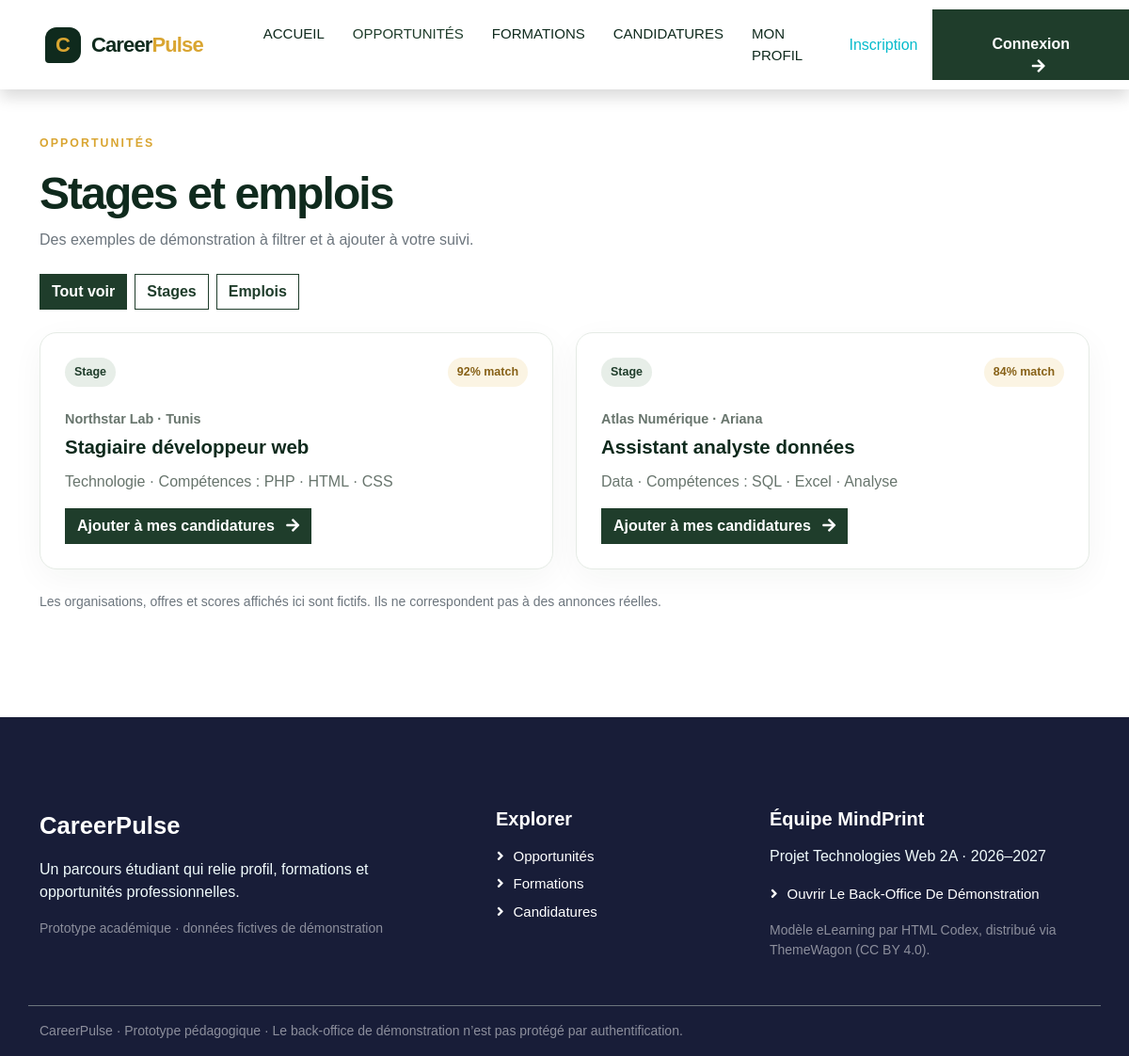
/index.php?page=offers, run on the app's committed database.
### tables this page shows
CREATE TABLE IF NOT EXISTS offers (
    id          VARCHAR(20)  NOT NULL PRIMARY KEY,
    title       VARCHAR(200) NOT NULL,
    company     VARCHAR(160) NOT NULL,
    type        VARCHAR(20)  NOT NULL,           
    category    VARCHAR(100) NOT NULL,
    location    VARCHAR(100) NOT NULL,
    skills      VARCHAR(255) NOT NULL DEFAULT '',
    match_score TINYINT UNSIGNED NOT NULL DEFAULT 0,
    status      VARCHAR(20)  NOT NULL DEFAULT 'À examiner',   
    created_at  TIMESTAMP NOT NULL DEFAULT CURRENT_TIMESTAMP
);

### app/Controllers/Controller.php (called while the page is built, shortened)
<?php
abstract class Controller
{
    protected function render(string $area, string $view, string $title, string $currentPage, array $data = [], ?string $scriptsView = null): void
    {
        extract($data, EXTR_SKIP);
        require __DIR__ . '/../Views/' . $area . '/pages/' . $view . '.php';
        require __DIR__ . '/../Views/' . $area . '/layout.php';
    }
}

### app/Controllers/OfferController.php (called while the page is built, shortened)
<?php
final class OfferController extends Controller
{
    public function index(): void
    {
        $type = (string) ($_GET['type'] ?? '');
        $this->render('front', 'offers', 'Opportunités', 'offers', [
            'offers' => Offer::visibleToStudents($type),
            'type' => $type,
        ]);
    }
}

### index.php (called while the page is built, shortened)
<?php
require_once __DIR__ . '/app/bootstrap.php';
$routes = require __DIR__ . '/app/routes.php';
$page = (string) ($_GET['page'] ?? 'home');
[$controllerClass, $action] = $routes[$page];
try {
    $controller = new $controllerClass();
    $controller->{$action}();
} catch (PDOException $e) {
    http_response_code(500);
    echo '<h1>Base de données indisponible</h1><p>Vérifiez que MySQL est démarré, que la base « careerpulse » est importée (database/careerpulse.sql) et que config/database.php est correct.</p><pre>' . htmlspecialchars($e->getMessage(), ENT_QUOTES, 'UTF-8') . '</pre>';
}

### app/helpers.php (called while the page is built, shortened)
<?php
function e(mixed $value): string
{
    return htmlspecialchars((string) $value, ENT_QUOTES | ENT_SUBSTITUTE, 'UTF-8');
}
function route(string $page, array $parameters = []): string
{
    return 'index.php?' . http_build_query(['page' => $page] + $parameters);
}

### app/bootstrap.php (called while the page is built, shortened)
<?php
require_once __DIR__ . '/helpers.php';
spl_autoload_register(static function (string $class): void {
    $prefix = 'CareerPulse\\';
    $file = __DIR__ . '/' . str_replace('\\', '/', substr($class, strlen($prefix))) . '.php';
});

### config/database.php (called while the page is built, shortened)
<?php
return [
    'host'     => 'localhost',
    'port'     => 3306,
    'name'     => 'careerpulse',
    'user'     => 'root',
    'password' => '',
    'charset'  => 'utf8mb4',
];

### app/Database.php (called while the page is built, shortened)
<?php
final class Database
{
    private static ?PDO $pdo = null;
    public static function connection(): PDO
    {
        if (self::$pdo === null) {
            $c = require __DIR__ . '/../config/database.php';
            $dsn = sprintf('mysql:host=%s;port=%d;dbname=%s;charset=%s', $c['host'], $c['port'], $c['name'], $c['charset']);
            self::$pdo = new PDO($dsn, $c['user'], $c['password'], [
                PDO::ATTR_ERRMODE => PDO::ERRMODE_EXCEPTION,
                PDO::ATTR_DEFAULT_FETCH_MODE => PDO::FETCH_ASSOC,
                PDO::ATTR_EMULATE_PREPARES => false,
            ]);
        }
        return self::$pdo;
    }
}

### app/Models/Model.php (called while the page is built, shortened)
<?php
abstract class Model
{
    protected static function db(): PDO
    {
        return Database::connection();
    }
}

### app/Models/Offer.php (called while the page is built, shortened)
<?php
final class Offer extends Model
{
    public static function visibleToStudents(string $type = ''): array
    {
        $sql = 'SELECT ' . self::COLUMNS . " FROM offers WHERE status = 'Validée' AND type IN ('Stage','Emploi')";
        $params = [];
        $stmt = self::db()->prepare($sql . ' ORDER BY id');
        $stmt->execute($params);
        return $stmt->fetchAll();
    }
}

### app/Views/front/pages/offers.php (the view, shortened to what this page needs)
<main class="container py-5">
    <div class="cp-page-heading mb-4"><p class="cp-eyebrow">OPPORTUNITÉS</p><h1>Stages et emplois</h1><p class="text-muted">Des exemples de démonstration à filtrer et à ajouter à votre suivi.</p></div>
    <div class="d-flex flex-wrap gap-2 mb-4">
        <a class="btn <?= $type === '' ? 'btn-primary' : 'btn-outline-primary' ?>" href="<?= e(route('offers')) ?>">Tout voir</a>
        <a class="btn <?= $type === 'Stage' ? 'btn-primary' : 'btn-outline-primary' ?>" href="<?= e(route('offers', ['type' => 'Stage'])) ?>">Stages</a>
        <a class="btn <?= $type === 'Emploi' ? 'btn-primary' : 'btn-outline-primary' ?>" href="<?= e(route('offers', ['type' => 'Emploi'])) ?>">Emplois</a>
    </div>
    <div class="row g-4">
        <?php foreach ($offers as $offer): ?>
            <div class="col-lg-6">
                <article class="cp-opportunity-card h-100">
                    <div class="d-flex justify-content-between align-items-start gap-3"><span class="cp-type-tag"><?= e($offer['type']) ?></span><span class="cp-match-pill"><?= e($offer['match']) ?>% match</span></div>
                    <p class="cp-company mt-4 mb-1"><?= e($offer['company']) ?> · <?= e($offer['location']) ?></p>
                    <h2><?= e($offer['title']) ?></h2>
                    <p class="cp-muted"><?= e($offer['category']) ?> · Compétences : <?= e($offer['skills']) ?></p>
                    <form method="post" action="<?= e(route('offers')) ?>">
                        <button class="btn btn-primary" type="submit">Ajouter à mes candidatures <i class="fa fa-arrow-right ms-2" aria-hidden="true"></i></button>
                    </form>
                </article>
            </div>
        <?php endforeach; ?>
    </div>
    <p class="small text-muted mt-4">Les organisations, offres et scores affichés ici sont fictifs. Ils ne correspondent pas à des annonces réelles.</p>
</main>

### app/Views/assets/front/css/style.css (style rules this page uses)
:root { --primary: #06BBCC; --light: #F0FBFC; --dark: #181d38; }
.btn { font-family: 'Nunito', sans-serif; font-weight: 600; transition: .5s; }
.btn.btn-primary, .btn.btn-secondary { color: #FFFFFF; }

### app/Views/assets/front/css/careerpulse.css (style rules this page uses)
:root { --primary: #1f3d2b; --light: #fafaf9; --dark: #0f2a1d; --cp-sage: #e7eee8; --cp-gold: #d9a531; --cp-ink: #17251d; --cp-muted: #68756d; }
html { scroll-behavior: smooth; }
body { color: var(--cp-ink); font-family: Arial, Helvetica, sans-serif; }
a { text-decoration: none; }
.btn-primary { background-color: var(--primary); border-color: var(--primary); }
.btn-outline-primary { color: var(--primary); border-color: var(--primary); }
.cp-eyebrow { color: var(--cp-gold); font-size: .77rem; font-weight: 800; letter-spacing: .17em; text-transform: uppercase; }
.cp-opportunity-card { padding: 26px; border: 1px solid #e5ebe5; border-radius: 18px; background: #fff; box-shadow: 0 10px 35px rgba(15,42,29,.045); }
.cp-opportunity-card h2, .cp-opportunity-card h3 { margin: 7px 0 12px; color: var(--dark); font-size: 1.28rem; font-weight: 800; }
.cp-company { color: var(--cp-muted); font-size: .9rem; font-weight: 700; }
.cp-muted { color: var(--cp-muted); }
.cp-type-tag, .cp-match-pill, .cp-status-label { display: inline-flex; align-items: center; padding: 6px 10px; border-radius: 999px; background: var(--cp-sage); color: var(--primary); font-size: .78rem; font-weight: 800; }
.cp-match-pill { background: #fbf4e3; color: #876117; }
.cp-page-heading h1 { color: var(--dark); font-size: clamp(2rem, 4vw, 3rem); font-weight: 800; letter-spacing: -.04em; }

### data on the page
offers: type "Stage", match_score "92", company "Northstar Lab", location "Tunis", title "Stagiaire développeur web", category "Technologie", skills "PHP · HTML · CSS"
offers: type "Stage", match_score "84", company "Atlas Numérique", location "Ariana", title "Assistant analyste données", category "Data", skills "SQL · Excel · Analyse"
